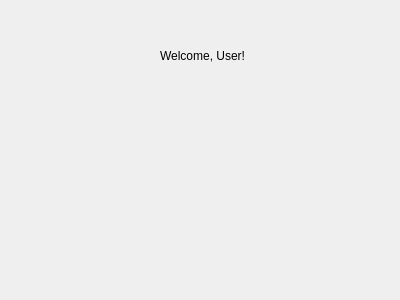
<?xml version="1.0" encoding="UTF-8"?>
<ui version="4.0">
 <class>UserWindow</class>
 <widget class="QDialog" name="UserWindow">
  <property name="geometry">
   <rect>
    <x>0</x>
    <y>0</y>
    <width>400</width>
    <height>300</height>
   </rect>
  </property>
  <property name="windowTitle">
   <string>Dialog</string>
  </property>
  <widget class="QLabel" name="userPanel">
   <property name="geometry">
    <rect>
     <x>160</x>
     <y>40</y>
     <width>111</width>
     <height>31</height>
    </rect>
   </property>
   <property name="text">
    <string>Welcome, User!</string>
   </property>
  </widget>
 </widget>
 <resources/>
 <connections/>
</ui>
